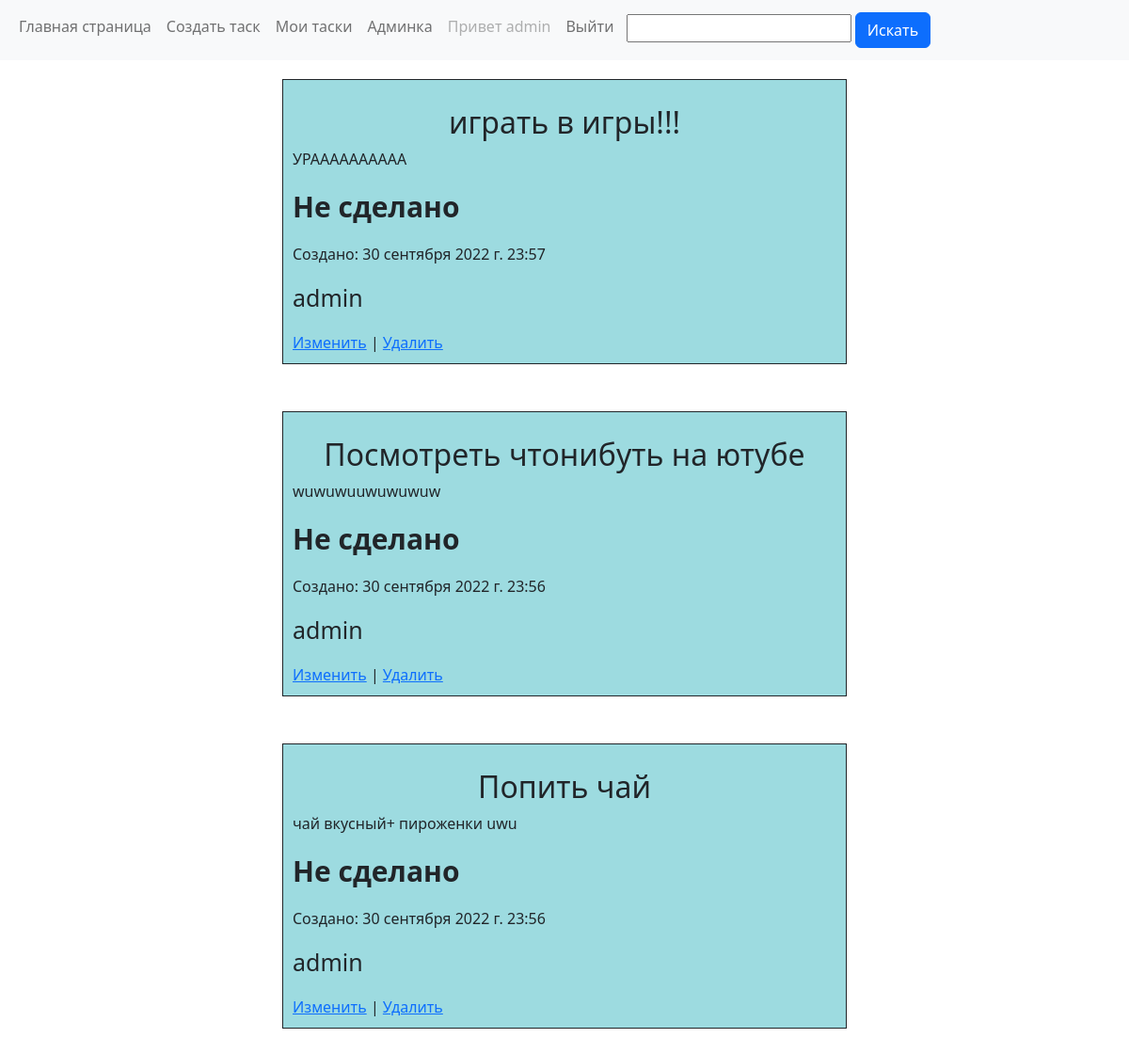
The app's page /self_tasks/ (signed in), older data.
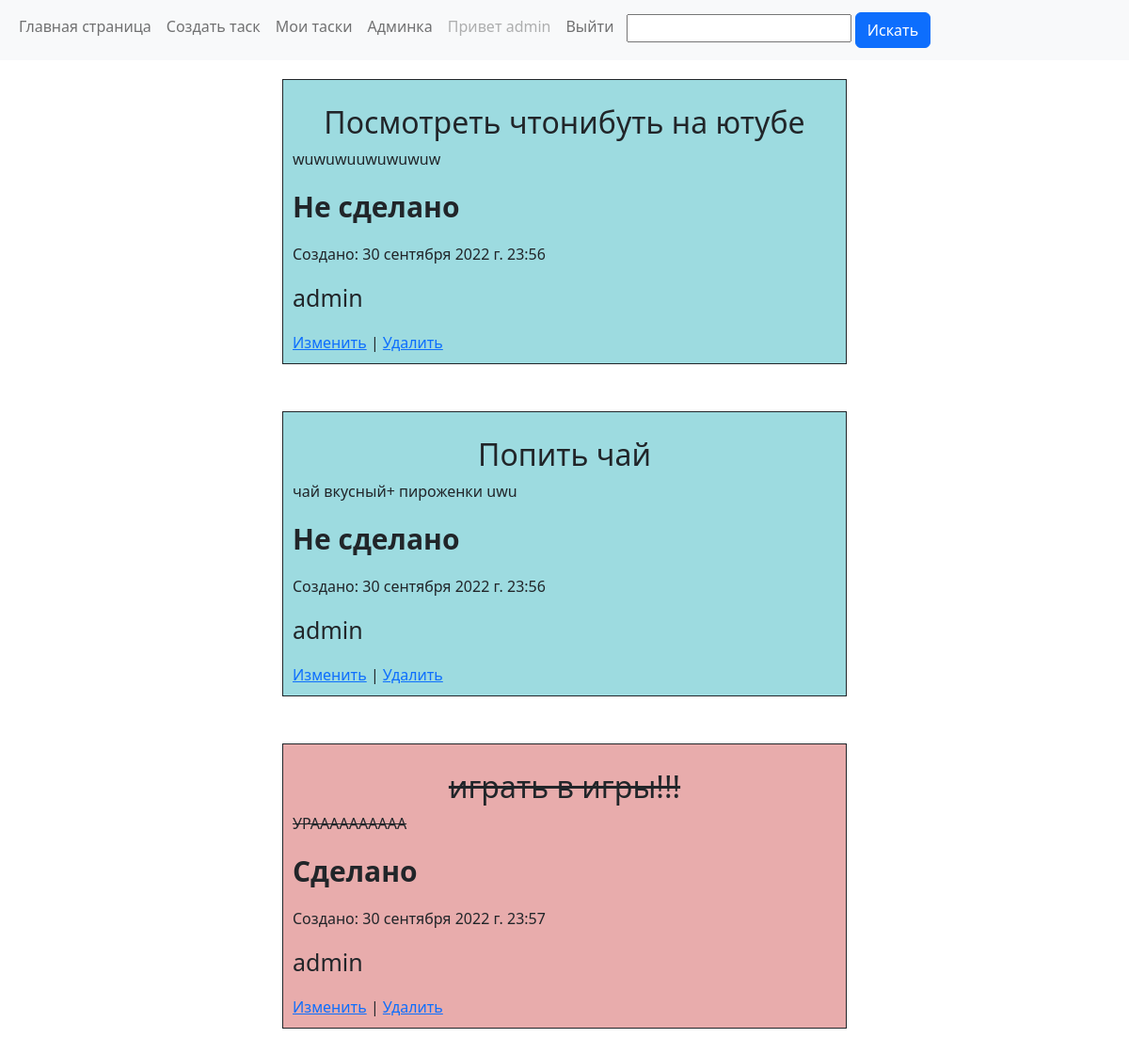
The same page, newer data.
### main/models.py (models this page shows, shortened)
class Note(Model):
    CHOICE = (('Сделано', 'Сделано'),
              ('Не cделано', 'Не cделано'))
    CHOICE_2 = (('Публичная', 'Публичная'),
                ('Приватная', 'Приватная'))
    author = ForeignKey(User, on_delete=CASCADE, default=None)
    title = CharField('Заголовок', max_length=50)
    text = TextField('Текст', blank=True)
    done = CharField('Сделано', max_length=20, choices=CHOICE)
    create_date = DateTimeField('Дата создания', auto_now_add=True)
    hidden = CharField('Приватная запись', max_length=20, choices=CHOICE_2, default='Публичная', blank=True)
    class Meta:
        db_table = 'note'
        verbose_name = 'Таск'
        verbose_name_plural = 'Таски'

### main/views.py (the view)
# urls.py: path('self_tasks/', self_tasks_view, name='self_tasks'),
def self_tasks_view(request):
    notes = Note.objects.filter(author=request.user.id).order_by('done', '-create_date', )
    context = {'notes': notes,
               'title': 'Мои таски'}
    return render(request, 'main/self_tasks.html', context)

### main/templates/main/self_tasks.html
{% extends 'main/base.html' %}
{% block content %}
{% if notes %}
{% for note in notes %}
{% if note.done == 'Сделано' %}
<div class="div_main" style="background-color:#e8acac;">
    {% else %}
    <div class="div_main" style="background-color:#9ddbe0;">
        {% endif %}
        <p>
            {% if note.done == 'Сделано' %}
        <h2 style="text-align: center;"><strike>{{note.title}}</strike></h2>
        <p><strike> {{note.text}} </strike></p>
        {% else %}
        <h2 style="text-align: center;">{{note.title}}</h2>
        <p>{{note.text}} </p>
        {% endif %}
        <p><b style="font-size:30px;">{{note.done}}</b></p>
        <p>Создано: {{note.create_date}}</p>
        <p style="font-size:25px;">{{note.author}}</p>
        {% if user.is_authenticated %}
        <a href="{% url 'update' note.id %}">Изменить</a> | <a href="{% url 'delete' note.id %}">Удалить</a>
        {% endif %}
    </div>
    {% endfor %}
    {% else %}
    Пусто...
    {% endif %}
    {% endblock %}

Row changes from the older to the newer data that the page shows:
changed Note "играть в игры!!!": done "Не cделано" → "Сделано"; moves down the list
